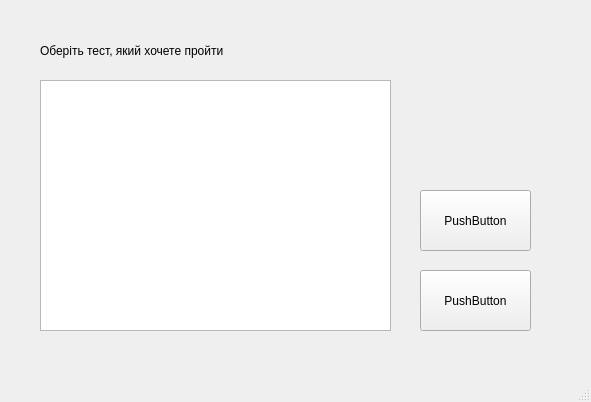
<?xml version="1.0" encoding="UTF-8"?>
<ui version="4.0">
 <class>MainWindow</class>
 <widget class="QMainWindow" name="MainWindow">
  <property name="geometry">
   <rect>
    <x>0</x>
    <y>0</y>
    <width>591</width>
    <height>402</height>
   </rect>
  </property>
  <property name="windowTitle">
   <string>MainWindow</string>
  </property>
  <widget class="QWidget" name="centralwidget">
   <widget class="QLabel" name="label">
    <property name="geometry">
     <rect>
      <x>40</x>
      <y>20</y>
      <width>481</width>
      <height>61</height>
     </rect>
    </property>
    <property name="text">
     <string>Оберіть тест, який хочете пройти</string>
    </property>
   </widget>
   <widget class="QPushButton" name="pushButton">
    <property name="geometry">
     <rect>
      <x>420</x>
      <y>270</y>
      <width>111</width>
      <height>61</height>
     </rect>
    </property>
    <property name="text">
     <string>PushButton</string>
    </property>
   </widget>
   <widget class="QListWidget" name="listWidget">
    <property name="geometry">
     <rect>
      <x>40</x>
      <y>80</y>
      <width>351</width>
      <height>251</height>
     </rect>
    </property>
   </widget>
   <widget class="QPushButton" name="pushButton_2">
    <property name="geometry">
     <rect>
      <x>420</x>
      <y>190</y>
      <width>111</width>
      <height>61</height>
     </rect>
    </property>
    <property name="text">
     <string>PushButton</string>
    </property>
   </widget>
  </widget>
  <widget class="QMenuBar" name="menubar">
   <property name="geometry">
    <rect>
     <x>0</x>
     <y>0</y>
     <width>591</width>
     <height>26</height>
    </rect>
   </property>
  </widget>
  <widget class="QStatusBar" name="statusbar"/>
 </widget>
 <resources/>
 <connections/>
</ui>
